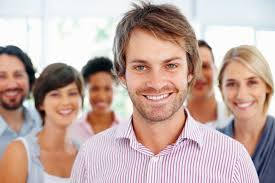
#> input picture data/images/img1.jpg, 275 x 183 px; its folder holds only this picture in this run
$ python -i image.py   (imports and definitions only)
#> lines starting #> are read from the running program, lines starting #| are printed output that depends on the picture; after the words box and inside, x2 and y2 are one past the last pixel; in counts of white or black regions, pixels touching at a corner belong together
from os import listdir
from os.path import isfile, join
from matplotlib import pyplot as plt
import numpy as np
import cv2


def display_image(image):
    plt.imshow(image, cmap='gray', interpolation='bicubic')
    plt.xticks([]), plt.yticks([])
    plt.show()


def detect_face(image):
    face_cascade = cv2.CascadeClassifier('cascades/haarcascade_frontalface_default.xml')
    eye_cascade = cv2.CascadeClassifier('cascades/haarcascade_eye.xml')

    minisize = (image.shape[1], image.shape[0])
    miniframe = cv2.resize(image, minisize)

    faces = face_cascade.detectMultiScale(image, 1.3, 5)
    print(faces)
    for face in faces:
        """Face rectangle(width*height) starts at (x,y)"""
        x_coordinate, y_coordinate, face_width, face_height = [v for v in face]
        image_facedetect = cv2.rectangle(image,
                                         (x_coordinate, y_coordinate),
                                         (x_coordinate + face_width, y_coordinate + face_height),
                                         (255, 255, 255))

    return image_facedetect


def crop_face(image):
    face_cascade = cv2.CascadeClassifier('cascades/haarcascade_frontalface_default.xml')
    eye_cascade = cv2.CascadeClassifier('cascades/haarcascade_eye.xml')

    minisize = (image.shape[1], image.shape[0])
    miniframe = cv2.resize(image, minisize)

    faces = face_cascade.detectMultiScale(image, 1.3, 5)
    print(faces)
    for face in faces:
        x_coordinate, y_coordinate, face_width, face_height = [v for v in face]
        # image_facedetect = cv2.rectangle(image, (x_coordinate, y_coordinate), (x_coordinate + face_width, y_coordinate + face_height), (255, 255, 255))

        sub_face = image[y_coordinate:y_coordinate + face_height, x_coordinate:x_coordinate + face_width]

    return sub_face


def resize(face, new_dim):
    r = new_dim / face.shape[1]
    dim = (new_dim, int(face.shape[0] * r))

    # perform the actual resizing of the image and show it
    resized = cv2.resize(face, dim, interpolation=cv2.INTER_AREA)
    return resized


def load_normalized(path, dim):
    onlyfiles = [f for f in listdir(path) if isfile(join(path, f))]
    img_array = np.empty([len(onlyfiles), dim, dim], dtype=int)
    for n in range(0, len(onlyfiles)):
        img_array[n][:][:] = cv2.imread(join(path, onlyfiles[n]), 0)
    return img_array

>>> import cv2
>>> picture = cv2.imread('../data/images/img1.jpg')
#> picture is the input picture: shape (183, 275, 3); mean B, G, R 165.1, 171.5, 195.9
>>> result = detect_face(picture)
#> in detect_face, `faces = face_cascade.detectMultiScale(image, 1.3, 5)`: faces = [[215, 62, 55, 55], [117, 36, 79, 79]]
#| [[215  62  55  55]
#|  [117  36  79  79]]
#> the loop in detect_face, `for face in faces:` made 2 passes
#> pass 2, in detect_face, `image_facedetect = cv2.rectangle(image, (x_coordinate, y_coordinate), ..`:
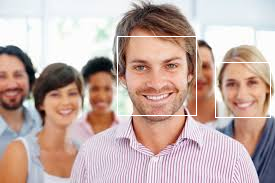
#> image_facedetect: shape (183, 275, 3); mean B, G, R 166.3, 172.6, 196.6

$ run again, on data/images/img2.jpg
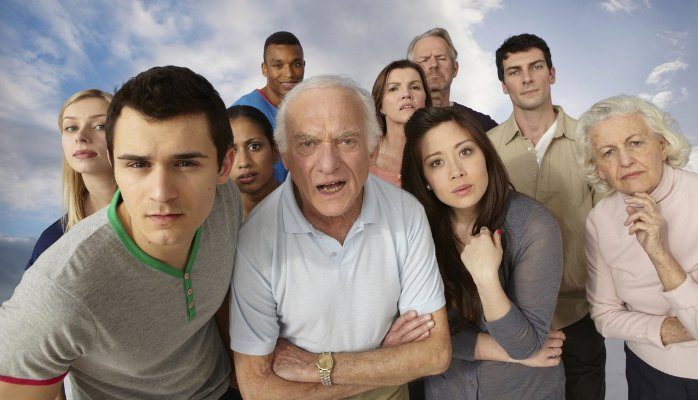
#> input picture data/images/img2.jpg, 698 x 400 px
#> picture is the input picture: shape (400, 698, 3); mean B, G, R 128.3, 134.8, 145.9
#> faces = [[262, 46, 48, 48], [497, 47, 59, 59], [378, 67, 53, 53], [216, 124, 60, 60], [50, 100, 71, 71], [279, 104, 99, 99], [414, 127, 78, 78], [99, 116, 129, 129]]
#| [[262  46  48  48]
#|  [497  47  59  59]
#|  [378  67  53  53]
#|  [216 124  60  60]
#|  [ 50 100  71  71]
#|  [279 104  99  99]
#> (further printed lines are left out)
#> the loop in detect_face, `for face in faces:` made 8 passes
#> pass 3, in detect_face, `image_facedetect = cv2.rectangle(image, (x_coordinate, y_coordinate), ..`:
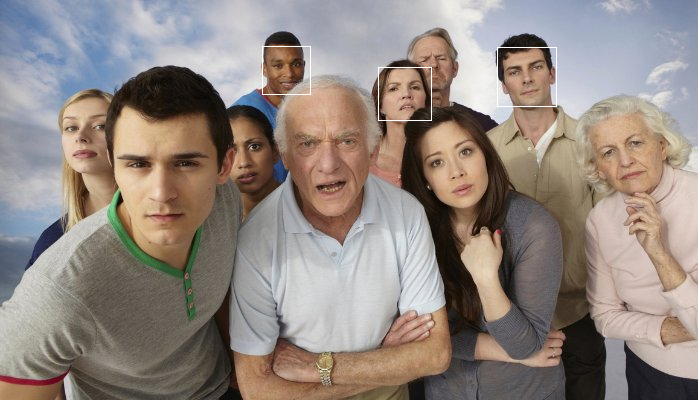
#> image_facedetect: shape (400, 698, 3); mean B, G, R 128.6, 135.1, 146.1
#> after the loop in detect_face, `for face in faces:`:
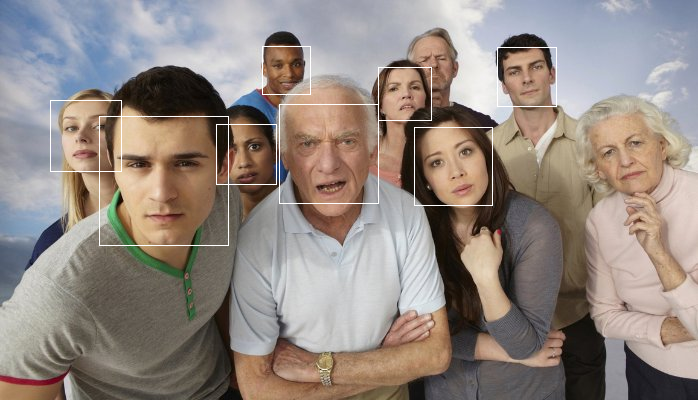
#> image: shape (400, 698, 3); 0.85% of pixels changed, all inside (x1, y1, x2, y2) = (50, 46, 557, 246)

$ run again, on data/images/img4.jpg
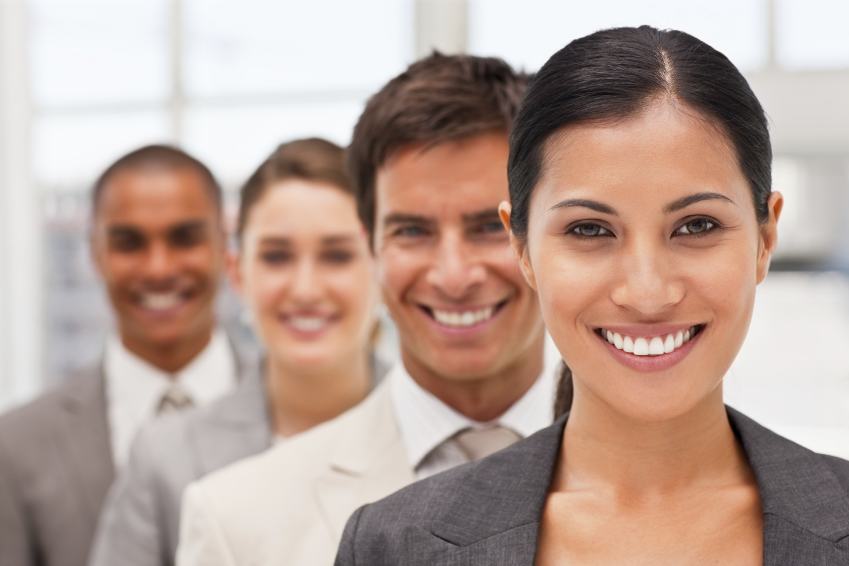
#> input picture data/images/img4.jpg, 1698 x 1131 px (shown at 1/2 size)
#> picture is the input picture: shape (1131, 1698, 3); mean B, G, R 150.6, 161.1, 184.8
#> faces = [[164, 362, 312, 312], [685, 292, 434, 434], [425, 363, 380, 380], [997, 234, 586, 586]]
#| [[164 362 312 312]
#|  [685 292 434 434]
#|  [425 363 380 380]
#|  [997 234 586 586]]
#> the loop in detect_face, `for face in faces:` made 4 passes
#> pass 3, in detect_face, `image_facedetect = cv2.rectangle(image, (x_coordinate, y_coordinate), ..`:
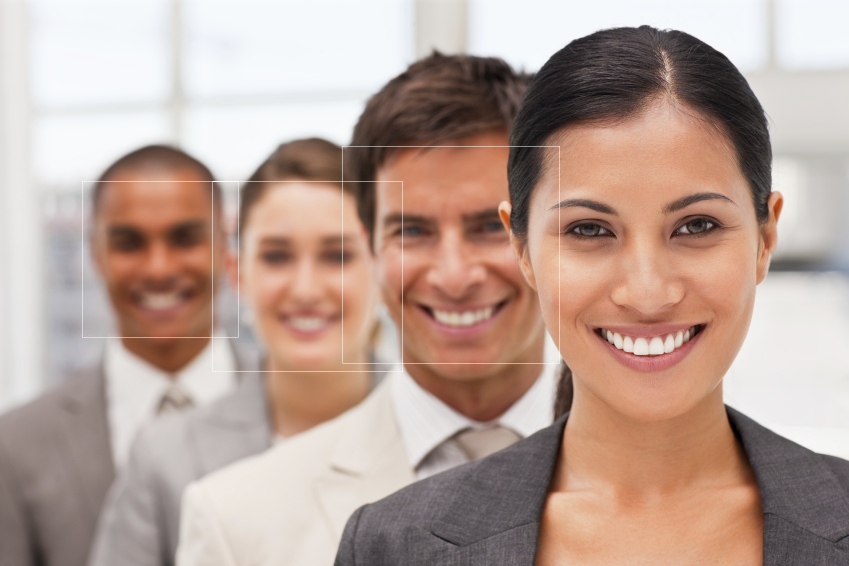
#> image_facedetect: shape (1131, 1698, 3) (shown at 1/2 size); mean B, G, R 150.9, 161.4, 185
#> after the loop in detect_face, `for face in faces:`:
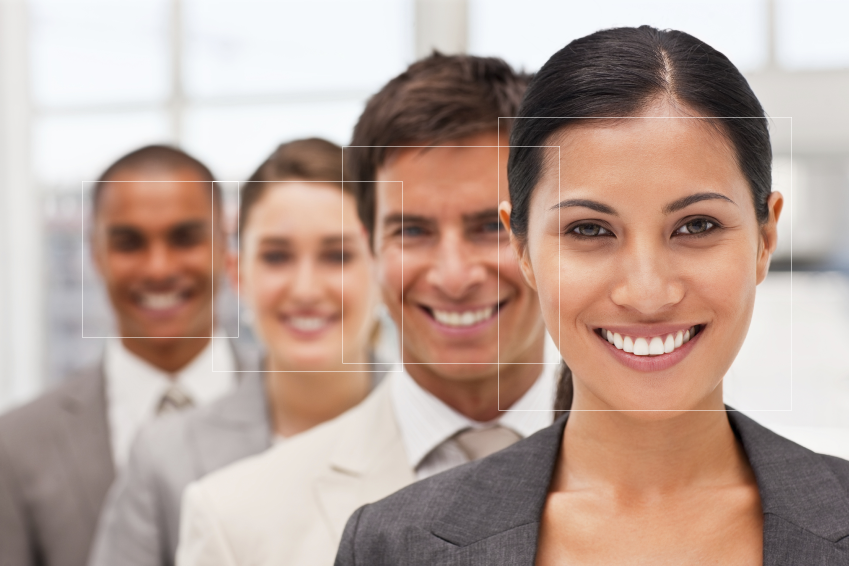
#> image: shape (1131, 1698, 3) (shown at 1/2 size); 0.36% of pixels changed, all inside (x1, y1, x2, y2) = (164, 234, 1584, 821)
